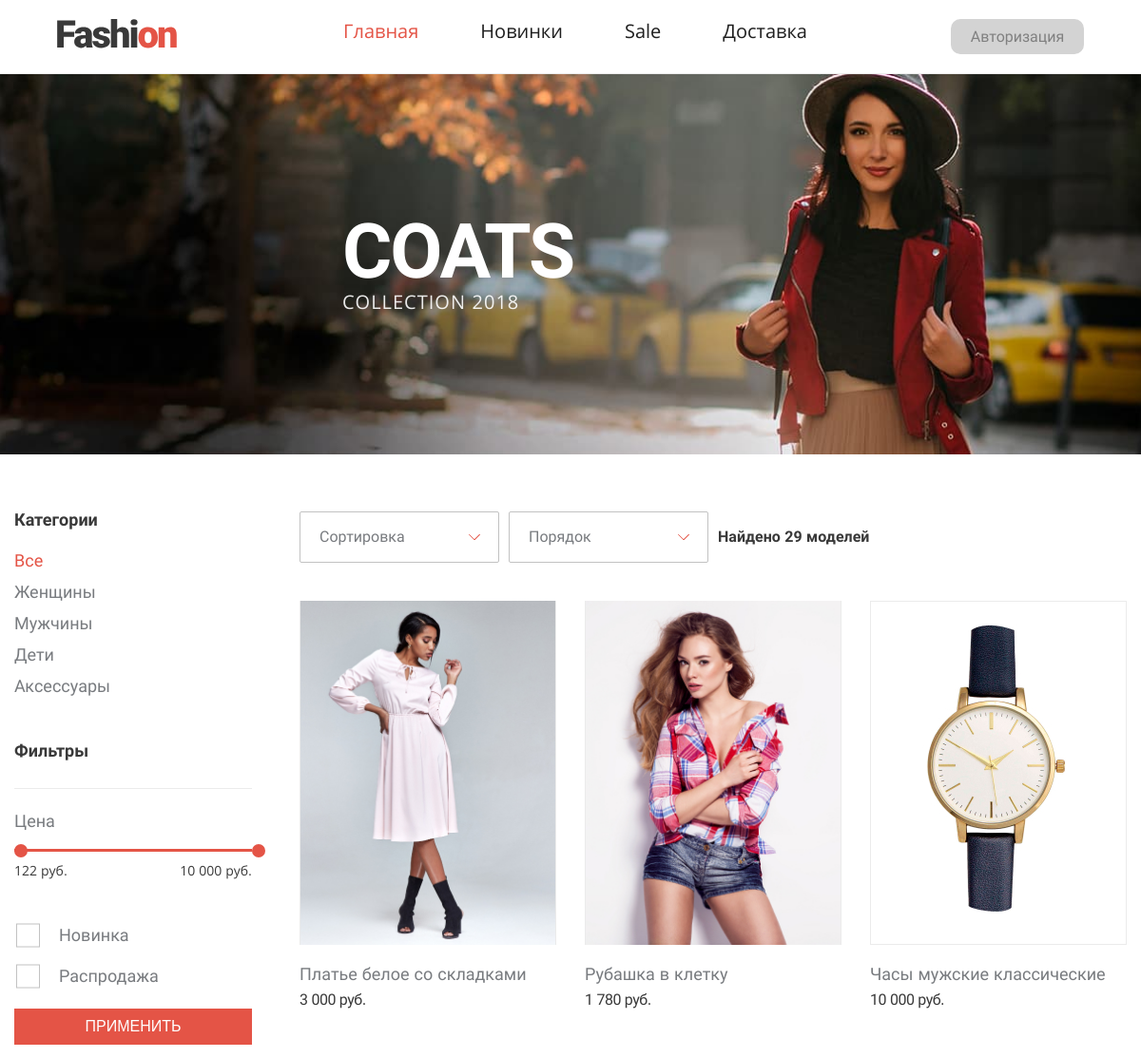
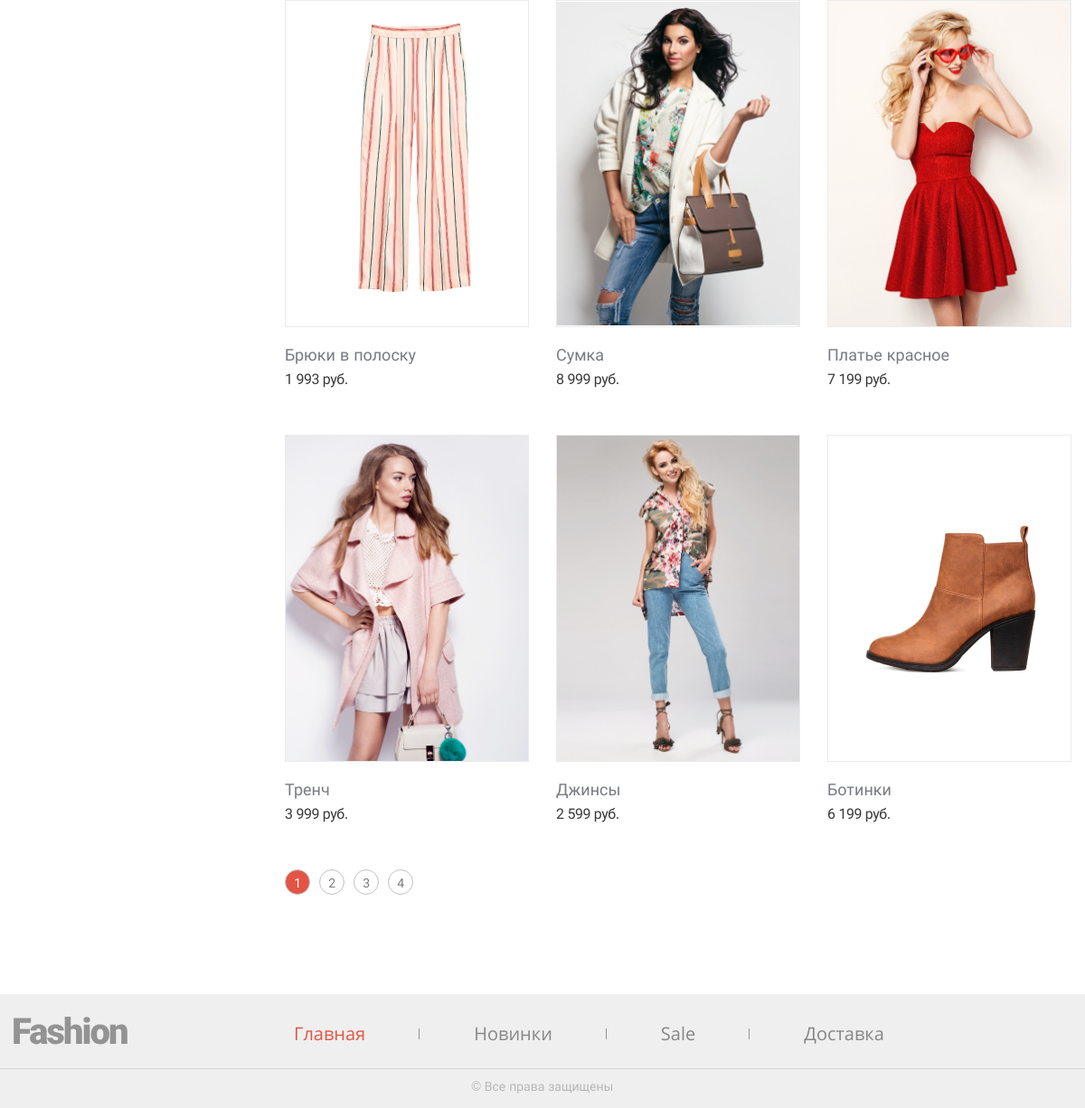
Page /?error=6 on the committed database (2 pictures, top to bottom).
### tables this page shows
CREATE TABLE `goods` (
  `id` int(11) NOT NULL,
  `name` varchar(255) NOT NULL,
  `price` decimal(12,2) DEFAULT NULL,
  `new` tinyint(4) NOT NULL DEFAULT '0',
  `sale` tinyint(4) NOT NULL DEFAULT '0',
  `img` text NOT NULL
);

### php/categoryHandler.php (the view, shortened to what this page needs)
<?php
function createGoodsArray ()
{
  include $_SERVER['DOCUMENT_ROOT'] . '/php/serverCred.php';
    $arr = [];
    $line = '';
    $add = '';
    if (isset($_GET)) {
      if (!isset($_GET['cat'])) {
        $clearGet = $_GET;
      }   else {
      ($_GET['cat'] == '') ? ($clearGet = array_diff($_GET, array(''))) : ($clearGet = $_GET);
      }
      foreach($clearGet as $key => $val) {
          if (($key == 'cat' || $key == 'category') && $val != '') {
            $add = 'ct.name = "' . $val . '"';
          } elseif ($key == 'new') {
            $add = 'goods.new = "' . $val . '"';
          } elseif ($key == 'sale') {
            $add = 'goods.sale = "' . $val . '"';
          } elseif ($key == 'minprice' && $val != '') {
            $add = 'goods.price >= "' . $val . '"';
          } elseif ($key == 'maxprice' && $val != '') {
            $add = 'goods.price <= "' . $val . '"';
          } else {
            continue;
          }
          array_push($arr, $add);
      }
      $lineConcat = implode(' and ', $arr);
      $lineConcat = (strlen($lineConcat) > 0) ? ($line = ' where ' . $lineConcat) : '';
      (strlen($line) > 0) ? ($line = 'SELECT distinct goods.id, goods.name, price, img FROM goods
      left join category_good as cg on goods.id = cg.goods_id
      left join categories as ct on cg.categories_id = ct.id ' . $lineConcat) : ($line = 'SELECT distinct goods.id, goods.name, price, img FROM goods');
    } else {
      $line = 'SELECT distinct goods.id, goods.name, price, img FROM goods';
    }
    $connect = new mysqli($host, $user, $passwordSql, $dbname);
    mysqli_set_charset($connect,'utf8');
    if(mysqli_connect_errno()) {
      return  $goodsList = [];;
    } else {
      $result = mysqli_query($connect, $line);
      $goodsList = [];
      while($row = mysqli_fetch_assoc($result)) {
          array_push($goodsList, $row);
      };
      return $goodsList;
    }
}
function createGoodsDivs ($page,$array)
{
  if (!isset($array) || (isset($array) && count($array) == 0)) {
    echo 'Товары отсутствуют, попробуйте выбрать другую категорию';
  } else {
    foreach($array as $key => $val) {
      if ($key >= ($page * 9 - 9) && $key < $page * 9) {
        echo  "<article class='shop__item product' id='goods_list_id_" . $val['id'] . "' tabindex='0'>
        <div class='product__image'>
          <img src='" . $val['img'] . "' alt='" . $val['name'] . "'>
        </div>
        <h4 class='product__name'>" . $val['name'] . "</h4>
        <span class='product__price'>" . number_format($val['price'],0,'',' ') . " руб.</span>
      </article>";
    }
    }
  }
}
function createPagination ($array, $page)
{
  $pagesNumber = ceil(count($array) / 9);
  if (isset($_GET) && !empty($_GET)) {
    $href = '/?';
    $get = '';
    foreach($_GET as $key => $val) {
      if ($key != 'page') {
        $get = $get . $key . '=' . $val . '&';
      }
    }
    $href = $href . $get . 'page=';
  } else {
    $href = '/?page=';
  }
  for ($i = 1; $i <= $pagesNumber; $i++) {
    if ($i == $page) {
      echo '
        <li>
          <a class="paginator__item " style="background-color:#E45446; color:#fff" href="' . $href . $i . '">' . $i .'</a>
        </li>
      ';
    } elseif (($i <= $page + 5) && ($i >= $page - 5) ) {
      echo '
        <li>
          <a class="paginator__item" href="' . $href . $i . '">' . $i .'</a>
        </li>
      ';
    }
  }
}

### css/style.css (style rules this page uses)
html { box-sizing: border-box; }
img { max-width: 100%; height: auto; }
body { display: flex; flex-direction: column; margin: 0 auto; min-width: 1200px; min-height: 100vh; font: 16px/22px "Roboto", sans-serif; color: #787B7F; }
a { text-decoration: none; }
.shop__item { margin-bottom: 50px; }
.shop__item:not(:nth-child(3n)) { margin-right: 30px; }
.product { position: relative; cursor: pointer; }
.product::after { content:attr(href) 'Купить'; position: absolute; top: 0; right: 0; bottom: 69px; left: 0; display: flex; flex-direction: column; justify-content: center; align-items: center; font: inherit; font-size: 24px; font-weight: 700; color: #fff; text-transform: uppercase; background-color: rgba(0, 0, 0, 0.3); opacity: 0; transition: opacity 300ms; }
.product__image { display: flex; justify-content: center; align-items: center; margin-bottom: 20px; border: 1px solid #EBEBEB; width: 270px; height: 362px; }
.product img { -o-object-fit: cover; object-fit: cover; }
.product__name { margin: 0; margin-bottom: 5px; font-size: 18px; font-weight: normal; line-height: 22px; }
.product__price { color: #393939; letter-spacing: -.5px; }
.paginator li:not(:last-child) { margin-right: 10px; }
.paginator__item { display: inline-block; width: 28px; height: 28px; font-size: 14px; line-height: 28px; letter-spacing: -.5px; text-align: center; border-radius: 50%; border: 1px solid #393939; transition: all 300ms; }
.paginator__item[href] { border-color: #C2C2C2; color: #787B7F; }

### rows in the picture
goods: img (picture), name "Платье белое со складками", price "3 000"
goods: img (picture), name "Рубашка в клетку", price "1 780"
goods: img (picture), name "Часы мужские классические", price "10 000"
goods: img (picture), name "Брюки в полоску", price "1 993"
goods: img (picture), name "Сумка", price "8 999"
goods: img (picture), name "Платье красное", price "7 199"
goods: img (picture), name "Тренч", price "3 999"
goods: img (picture), name "Джинсы", price "2 599"
goods: img (picture), name "Ботинки", price "6 199"

### other values in the picture
$arr['name'] "Главная"
$arr['name'] "Новинки"
$arr['name'] "Sale"
$arr['name'] "Доставка"
$val['name'] "Все"
$val['name'] "Женщины"
$val['name'] "Мужчины"
$val['name'] "Дети"
$val['name'] "Аксессуары"
$price['minPrice'] "122"
$price['maxPrice'] "10 000"
countModels(createGoodsArray()) "Найдено 29 моделей"
